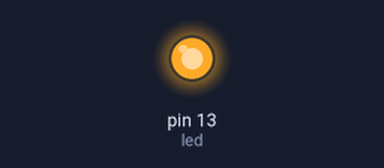
A sketch run on a simulated Arduino Uno, built with avr-gcc and run on an emulated ATmega328P. Parts: output pins drawn as LEDs (lit = HIGH). What the sketch prints to the serial monitor is not drawn.

Above: at 1.0 s.
At 3.0 s:
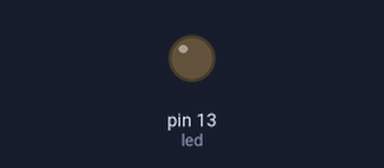
Timing chart, 0 to 5.2 s (numbered marks = the images above):
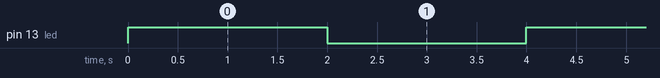

Measured:
- by itself, pin 13 (led): alternates HIGH for 2.0 s and LOW for 2.0 s

The sketch:

_485_site.ino
```cpp
/*
# This sample codes is for testing the RS485 shiled(automatic transmission mode).
# Editor : YouYou
# Date   : 2013.9.16
# Ver    : 0.1
# Product: RS485 shield
# SKU    : DFR0259
*/
int led = 13;
void setup()
{
  Serial.begin(9600);
  pinMode(led,OUTPUT);
}
void loop()
{
//  int temp;
//  if(Serial.available())
//  {
//    temp=Serial.read();
//     if(temp=='V'){
//      digitalWrite(led,1-digitalRead(led));
    //Serial.print("V");
    //digitalWrite(13, HIGH);
    //delay(1000);
    //digitalWrite(13, LOW);
    digitalWrite(13, HIGH);
    Serial.print ( 'V' );
    delay(2000);              // wait for a second
    digitalWrite(13, LOW);    // turn the LED off by making the voltage LOW
    Serial.print ( 'B' );
    delay(2000);


//    }
// }
}
```
